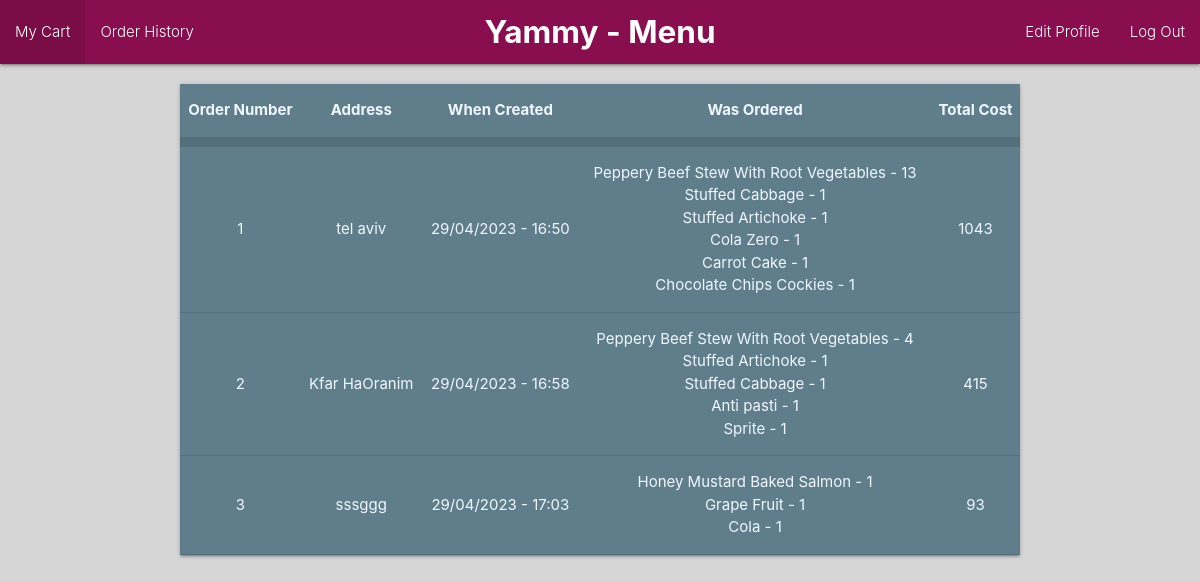
Page /order/history (signed in) on the earlier database version.
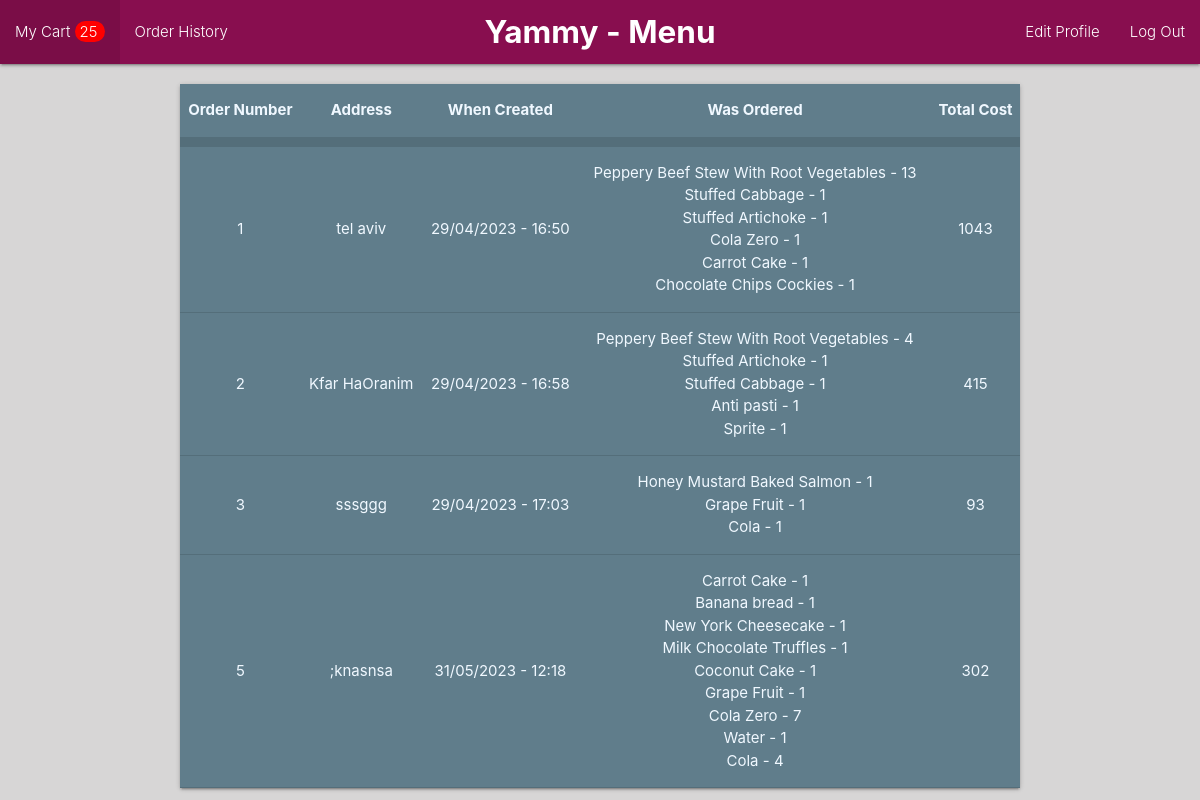
Same page on the later database version.
### models/delivery.py (models this page shows)
class Delivery(db.Model):
    id = db.Column(db.Integer,primary_key=True)
    is_delivered = db.Column(db.Boolean,default=False)
    address = db.Column(db.String(200))
    comment = db.Column(db.Text)
    created = db.Column(db.DateTime)
    cart = db.relationship('Cart',backref='delivery',uselist=False)

### models/items.py (models this page shows)
class Items(db.Model):
    id = db.Column(db.Integer,primary_key=True)
    dish_id = db.Column(db.Integer,db.ForeignKey('dish.id'))
    cart_id = db.Column(db.Integer,db.ForeignKey('cart.id'))
    amount = db.Column(db.Integer,nullable=False)
    dish = db.relationship('Dish', back_populates='cart_association')
    cart = db.relationship('Cart', back_populates='dish_association')

### models/dish.py (models this page shows)
class Dish(db.Model):
    id = db.Column(db.Integer,primary_key=True)
    name = db.Column(db.String(200),nullable=False)
    price = db.Column(db.Integer,nullable=False)
    description = db.Column(db.Text)
    image = db.Column(db.String(500),nullable=False)
    is_gluten_free = db.Column(db.Boolean,nullable=False)
    is_vegeterian = db.Column(db.Boolean,nullable=False)
    category_id = db.Column(db.Integer,db.ForeignKey('category.id'))
    cart_association = db.relationship('Items', back_populates='dish')
    carts = association_proxy('cart_association', 'cart')

### models/cart.py (models this page shows)
class Cart(db.Model):
    id = db.Column(db.Integer,primary_key=True)
    total_cost = db.Column(db.Integer,default=0)
    delivery_id = db.Column(db.Integer,db.ForeignKey('delivery.id'))
    user_id = db.Column(db.Integer,db.ForeignKey('user.id'))
    dish_association = db.relationship('Items', back_populates='cart')
    dishes = association_proxy('dish_association', 'dish')

### controllers/orders.py (the view)
@login_required
def orders_history():
    total_cost = []
    cost = 0
    deliveries = [cart.delivery for cart in current_user.carts if cart.delivery != None]
    for delivery in deliveries:
        for item in delivery.cart.dish_association:
            cost += (item.amount * item.dish.price)
        total_cost.append(cost)
    return render_template('orders/orders_history.html',deliveries=deliveries,total_cost=total_cost)

### auth.py (called while the page is built)
@login_manager.user_loader
def load_user(user_id):
    return User.query.get(int(user_id))

def item_amount(user):
    cart = user.carts[-1]
    amount = 0
    for item in cart.dish_association:
        amount += item.amount
    return amount

### templates/orders/orders_history.html
{% if current_user.is_staff %} {% extends 'layouts/admin_layout.html' %}
{% else %} {% extends 'layouts/layout.html' %} {% endif %}
{% block content %}
<div class="container">
    <div class="card">
    <table style="color:aliceblue" class="centered blue-grey">
        <thead>
          <tr style="border-width: 10px;">
              <th>Order Number</th>
              <th>Address</th>
              <th>When Created</th>
              <th>Was Ordered</th>
              <th>Total Cost</th>
          </tr>
        </thead>
        {% for delivery in deliveries %}
        <tbody>
          <tr>
            <td>{{delivery.id}}</td>
            <td>{{delivery.address}}</td>
            <td>{{delivery.created.strftime("%d/%m/%Y - %H:%M")}}</td>
            <td>{% for item in delivery.cart.dish_association %}{{item.dish.name}} - {{item.amount}}<br/>{% endfor %}</td>
            <td>{{delivery.cart.total_cost}}</td>
          </tr>
        </tbody>
        {% endfor %}
    </table>
    </div>
    </div>
    {% endblock %}

### templates/layouts/layout.html (shortened to what this page needs)
<!DOCTYPE html>
<html lang="en">
<head>
    <link rel="stylesheet" href="https://cdnjs.cloudflare.com/ajax/libs/materialize/1.0.0/css/materialize.min.css">
</head>
<body style="background-color: rgb(215, 214, 214);">
  <div class="row">
    <nav>
        <div class="nav-wrapper light pink darken-4">
          <a style="font-weight: bold;" href="{{url_for('category.menu')}}" class="brand-logo center">Yammy - Menu</a>
          <ul id="nav-mobile">
            <li class="right"><a href="{{url_for('user.log_out')}}">Log Out</a></li>
            <li class="right"><a href="{{url_for('user.edit_profile')}}">Edit Profile</a></li>
            <li><a href="{{url_for('order.show_cart')}}">My Cart {% if len(current_user.carts[-1].dish_association) %} <span style="background-color: red;border-radius: 20px;padding: 1px 7px 1px 5px;">{{item_amount(current_user)}}{% endif %}</span> </a></li>
            <li><a href="{{url_for('order.orders_history')}}">Order History</a></li>
          </ul>
        </div>
      </nav>
      </div>
    {% block content %}
    {% endblock %}
</body>
</html>

Differences in the rows shown:
added Items: amount.amount "25"
added Delivery: id "5", address ";knasnsa", created "31/05/2023 - 12:18", cart.total_cost "302"
added Items: dish.name "Carrot Cake", amount "1", shown under "5"
added Items: dish.name "Banana bread", amount "1", shown under "5"
added Items: dish.name "New York Cheesecake", amount "1", shown under "5"
added Items: dish.name "Milk Chocolate Truffles", amount "1", shown under "5"
added Items: dish.name "Coconut Cake", amount "1", shown under "5"
added Items: dish.name "Grape Fruit", amount "1", shown under "5"
added Items: dish.name "Cola Zero", amount "7", shown under "5"
added Items: dish.name "Water", amount "1", shown under "5"
added Items: dish.name "Cola", amount "4", shown under "5"
